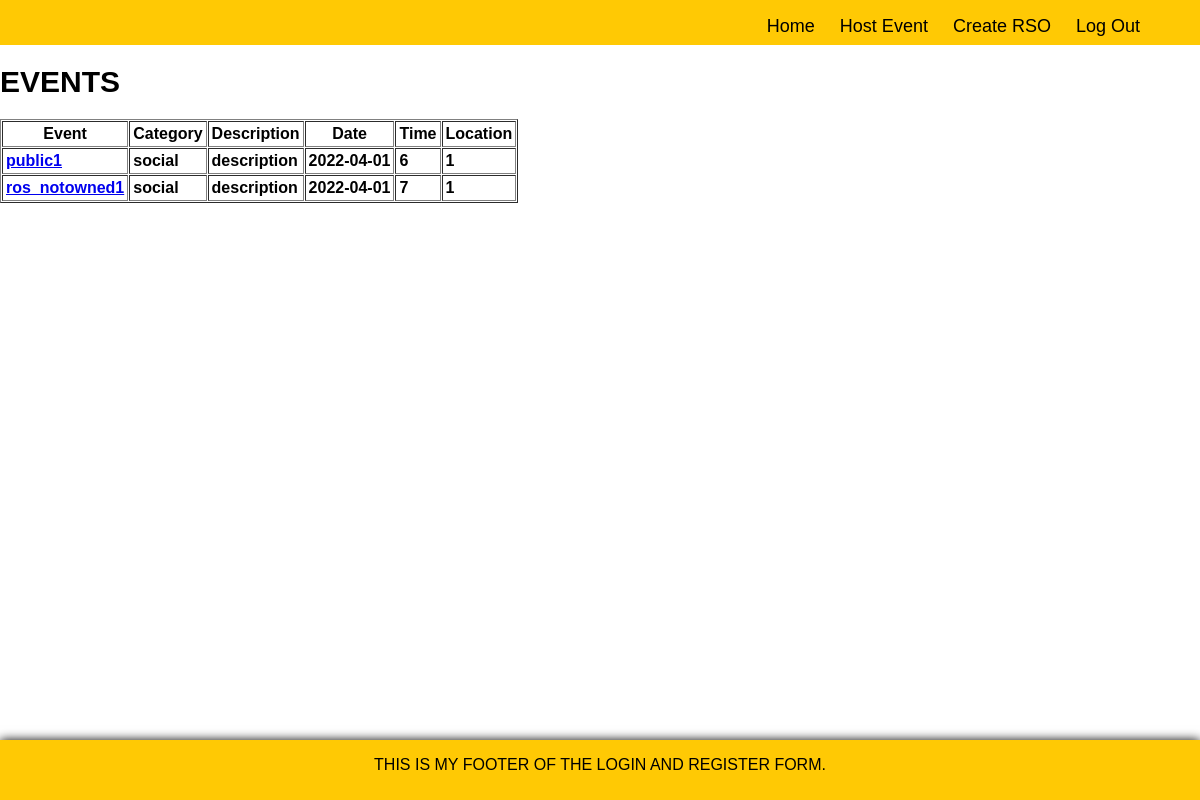
Before: /index.php?success=loggedin (signed in) with the older database file.
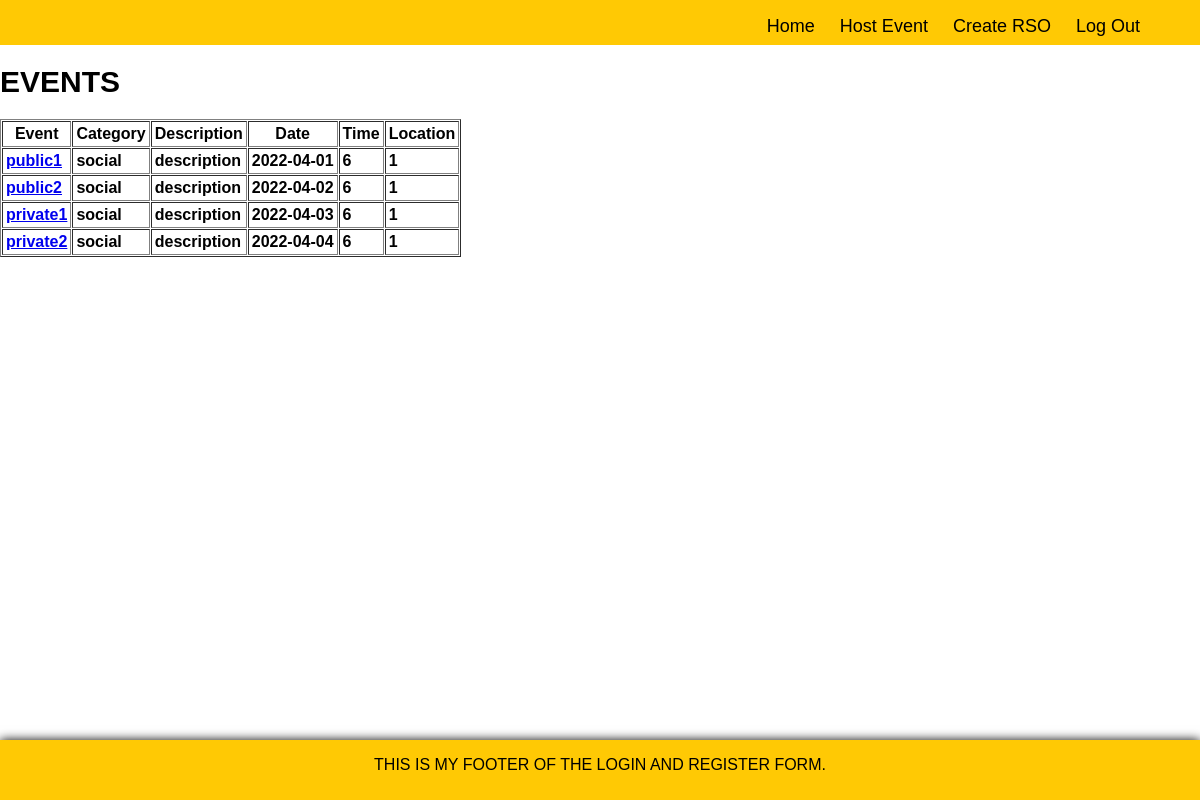
After: the same page with the newer database file.
### tables this page shows
CREATE TABLE event (
	eventId int AUTO_INCREMENT,
    eventName varchar(255) NOT NULL UNIQUE,
    eventCategory varchar(255) NOT NULL,
    eventDescription varchar(255),
    eventDate date NOT NULL,
    eventTime int NOT NULL,
    eventLocationId int NOT NULL,
    eventContactPhone varchar(11) NOT NULL,
    eventContactEmail varchar(255) NOT NULL,
    eventUnivId int not NULL,
    eventPrivacy tinyint not NULL,
    eventRsoId int,
    PRIMARY KEY (eventId),
    FOREIGN KEY (eventLocationId) REFERENCES location (locationId) ON DELETE CASCADE,
    UNIQUE (eventDate, eventTime, eventLocationId)
);

### index.php (the view, shortened to what this page needs)
<?php
    require_once 'includes/header.php';
?>
<?php
    if (!isset($_SESSION['user_id'])) {
        header("location: login.php?error=notloggedin");
    } else {
        $query = "SELECT * from event";
        $result = mysqli_query($db, $query);
        $rows = mysqli_num_rows($result);
        if ($rows > 0) {
            $display_block = "
            <table cellpadding=3 cellspacing=1 border=1>
            <th>Event</th>
            <th>Category</th>
            <th>Description</th>
            <th>Date</th>
            <th>Time</th>
            <th>Location</th>
            </tr>";
            while($event_info = mysqli_fetch_array($result)) {
                $event_id = $event_info['eventId'];
                $event_name= $event_info['eventName'];
                $event_category = $event_info['eventCategory'];
                $event_description = $event_info['eventDescription'];
                $event_date = $event_info['eventDate'];
                $event_time = $event_info['eventTime'];
                $event_locationId = $event_info['eventLocationId'];
                $display_block .= "
                <tr>
                <td><a href=\"event_page.php?eventId=$event_id\">
                <strong>$event_name</strong></a><br>
                <td><strong>$event_category</strong></a><br>
                <td><strong>$event_description</strong></a><br>
                <td><strong>$event_date</strong></a><br>
                <td><strong>$event_time</strong></a><br>
                <td><strong>$event_locationId</strong></a><br>
                </tr>";
            }
            $display_block.= "</table>";
        } else {
            $display_block = "<p><em>No events to display.</em><p>";
        }
    }
?>
<html>
    <head>
    </head>
    <body>
        <h1> Events </h1>
        <?php print $display_block; ?>
    </body>
</html>
<?php
    require_once 'includes/footer.php';
?>

### includes/header.php (shortened to what this page needs)
<html>
    <head>
        <link rel="stylesheet" type="text/css" href="style.css?v=51">
    </head>
    <body>
        <header>
            <nav>
                <ul>
                    <li><a href="index.php"> Home </a></li>
                    <?php if (isset($_SESSION['user_roleid']) && (($_SESSION['user_roleid'] == 0) || ($_SESSION['user_roleid'] == 1))) { ?>
                        <li><a href="create_event.php"> Host Event </a></li>
                        <li><a href="create_rso.php"> Create RSO </a></li>
                    <?php } ?>
                    <li><a href="index.php?logout='1'"> Log Out </a></li>
                </ul>
            </nav>
        </header>

### includes/footer.php
</body>
    <footer>
        <p> This is my footer of the login and register form. </p>
    </footer>
</html>

### style.css (style rules this page uses)
html { width: 100%; height: 100%; font-family: Helvetica, Arial, sans-serif; }
body { padding: 0; margin: 0; }
header { height: 45px; background-color: #ffc904; box-shadow: 0 0 10px rgb(255, 255, 255); }
ul { float: right; position: relative; right: 5%; }
ul li { display: inline; list-style:none; }
ul li a { text-decoration: none; color: #000000; font-size: 18px; padding: 0px 0px 0px 20px; }
footer { position: absolute; bottom: 0%; width: 100%; height: 60px; background-color: #ffc904; box-shadow: 0 0 10px #000; text-align: center; margin: 0 auto; }
footer p { text-transform: uppercase; }
h1 { text-transform: uppercase; font-size: 30px; }

Changed rows visible on the page:
changed event: eventName "ros_notowned1" → "public2"; eventDate "2022-04-01" → "2022-04-02"; eventTime "7" → "6"
added event: eventName "private1", eventCategory "social", eventDescription "description", eventDate "2022-04-03", eventTime "6", eventLocationId "1"
added event: eventName "private2", eventCategory "social", eventDescription "description", eventDate "2022-04-04", eventTime "6", eventLocationId "1"
